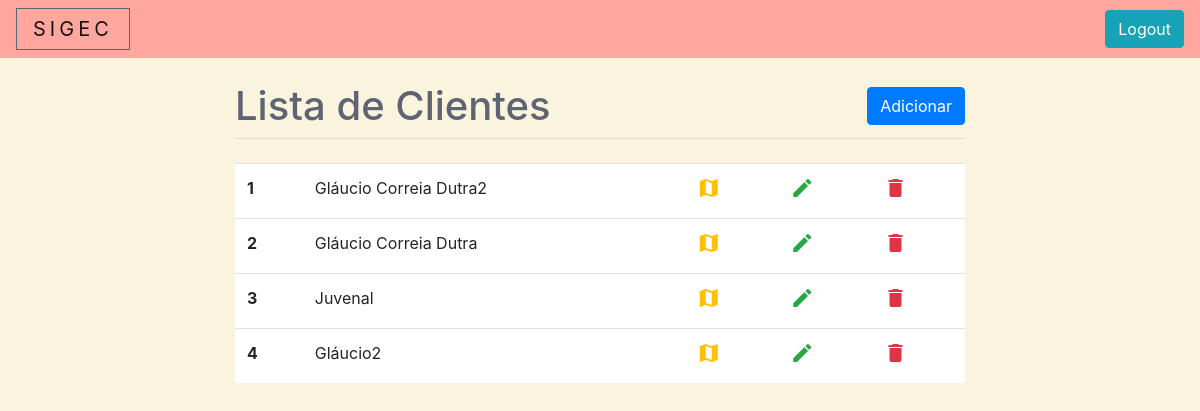
Before: /cliente/lista/ (signed in) with the older database file.
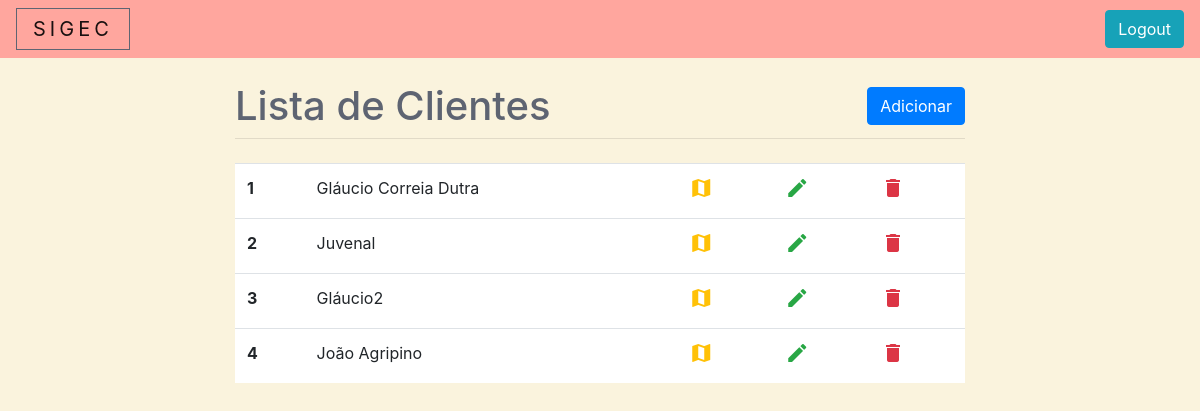
After: the same page with the newer database file.
### clientes/models.py (models this page shows, shortened)
class Cliente(models.Model):
  nome = models.CharField(max_length=80)
  telefone = models.CharField(max_length=15)
  endereco = models.CharField(max_length=100)
  numero = models.CharField(max_length=6)
  cidade = models.CharField(max_length=50)
  estado = models.CharField(max_length=100)
  pais = models.CharField(max_length=50)
  cep = models.CharField(max_length=10)

### clientes/views.py (the view)
# urls.py: path('lista/', clientes_lista, name="clientes_lista"),
@login_required
def clientes_lista(request):
  clientes = Cliente.objects.all()
  return render(request, 'clientes.html', {'clientes': clientes})

### clientes/templates/clientes.html (shortened to what this page needs)
{% extends 'base.html' %}
{% block content %}
{% include 'menu.html' %}
<div class="container mb-5">
  <div class="row justify-content-center">
    <div class="col-xs-12 col-md-8">
      <div>
        <div class="d-flex justify-content-between align-items-center">
          <h1 class="si-clientes__title mt-2">Lista de Clientes</h1>
          <div>
            <a class="btn btn-primary" href="{% url 'clientes_novo' %}" role=" button">Adicionar</a>
          </div>
        </div>
        <hr class="mt-0 mb-4">
      </div>
      <table class="table bg-white">
        <tbody>
          {% for cliente in clientes %}
          <tr>
            <th>{{ forloop.counter }}</th>
            <td>{{ cliente.nome }}</td>
            <td>
              <a href="{% url 'clientes_localizacao' cliente.id %}" class="text-warning" data-toggle="tooltip" data-placement="top" title="Localização">
                <i class="material-icons">
                </i>
              </a>
            </td>
            <td>
              <a href="{% url 'clientes_atualizar' cliente.id %}" class="text-success" data-toggle="tooltip"
                data-placement="top" title="Editar">
                <i class="material-icons">
                </i>
              </a>
            </td>
            <td>
              <a href="{% url 'clientes_excluir' cliente.id %}" class="text-danger" data-toggle="tooltip"
                data-placement="top" title="Excluir">
                <i class="material-icons">
                </i>
              </a>
            </td>
          </tr>
          {% endfor %}
        </tbody>
      </table>
    </div>
  </div>
  {% endblock %}

### templates/base.html (shortened to what this page needs)
{% load static from staticfiles %}
<!DOCTYPE html>
<html>
<head>
  <link rel="stylesheet" href="https://stackpath.bootstrapcdn.com/bootstrap/4.3.1/css/bootstrap.min.css"
>
  {% block style %}
  <link rel="stylesheet" href="{% static 'style.css' %}">
  {% endblock %}
</head>
<body>
  {% block content %}
  {% endblock %}
</body>
</html>

### templates/menu.html
<nav class="si-navbar navbar navbar-light mb-3">
  <div class="mr-auto">
    <a class="si-navbar__brand navbar-brand pr-3 pl-3" href="{% url 'clientes_lista' %}">SIGEC</a>
  </div>
  <div>
    <a class="btn btn-info my-2 my-sm-0" href="{% url 'logout' %}" role=" button">Logout</a>
  </div>
</nav>

### static/style.css (style rules this page uses)
body { background-color: #FAF3DD; }
.si-navbar { background-color: #FFA69E; }
.si-navbar__brand { color: #5E6472; font-weight: 400; letter-spacing: 4px; border: 1px solid #5E6472; }
.si-clientes__title { color: #5E6472; }

Changed rows visible on the page:
removed Cliente: nome "Gláucio Correia Dutra2"
added Cliente: nome "João Agripino"
